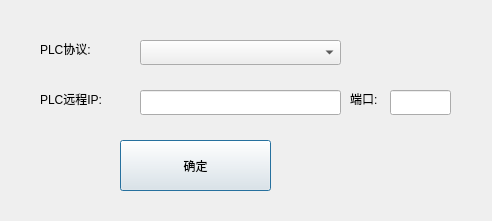
<?xml version="1.0" encoding="UTF-8"?>
<ui version="4.0">
 <class>plcsetDlg</class>
 <widget class="QDialog" name="plcsetDlg">
  <property name="geometry">
   <rect>
    <x>0</x>
    <y>0</y>
    <width>492</width>
    <height>221</height>
   </rect>
  </property>
  <property name="windowTitle">
   <string>Dialog</string>
  </property>
  <widget class="QPushButton" name="pushButton">
   <property name="geometry">
    <rect>
     <x>120</x>
     <y>140</y>
     <width>151</width>
     <height>51</height>
    </rect>
   </property>
   <property name="text">
    <string>确定</string>
   </property>
  </widget>
  <widget class="QLineEdit" name="plc_ip">
   <property name="geometry">
    <rect>
     <x>140</x>
     <y>90</y>
     <width>201</width>
     <height>25</height>
    </rect>
   </property>
  </widget>
  <widget class="QComboBox" name="plc_model">
   <property name="geometry">
    <rect>
     <x>140</x>
     <y>40</y>
     <width>201</width>
     <height>25</height>
    </rect>
   </property>
  </widget>
  <widget class="QLabel" name="label_3">
   <property name="geometry">
    <rect>
     <x>40</x>
     <y>90</y>
     <width>91</width>
     <height>17</height>
    </rect>
   </property>
   <property name="text">
    <string>PLC远程IP:</string>
   </property>
  </widget>
  <widget class="QLabel" name="label_4">
   <property name="geometry">
    <rect>
     <x>40</x>
     <y>40</y>
     <width>81</width>
     <height>17</height>
    </rect>
   </property>
   <property name="text">
    <string>PLC协议:</string>
   </property>
  </widget>
  <widget class="QLabel" name="label_5">
   <property name="geometry">
    <rect>
     <x>350</x>
     <y>90</y>
     <width>41</width>
     <height>17</height>
    </rect>
   </property>
   <property name="text">
    <string>端口:</string>
   </property>
  </widget>
  <widget class="QLineEdit" name="plc_port">
   <property name="geometry">
    <rect>
     <x>390</x>
     <y>90</y>
     <width>61</width>
     <height>25</height>
    </rect>
   </property>
  </widget>
 </widget>
 <resources/>
 <connections>
  <connection>
   <sender>pushButton</sender>
   <signal>clicked()</signal>
   <receiver>plcsetDlg</receiver>
   <slot>close()</slot>
   <hints>
    <hint type="sourcelabel">
     <x>195</x>
     <y>165</y>
    </hint>
    <hint type="destinationlabel">
     <x>245</x>
     <y>110</y>
    </hint>
   </hints>
  </connection>
 </connections>
</ui>
